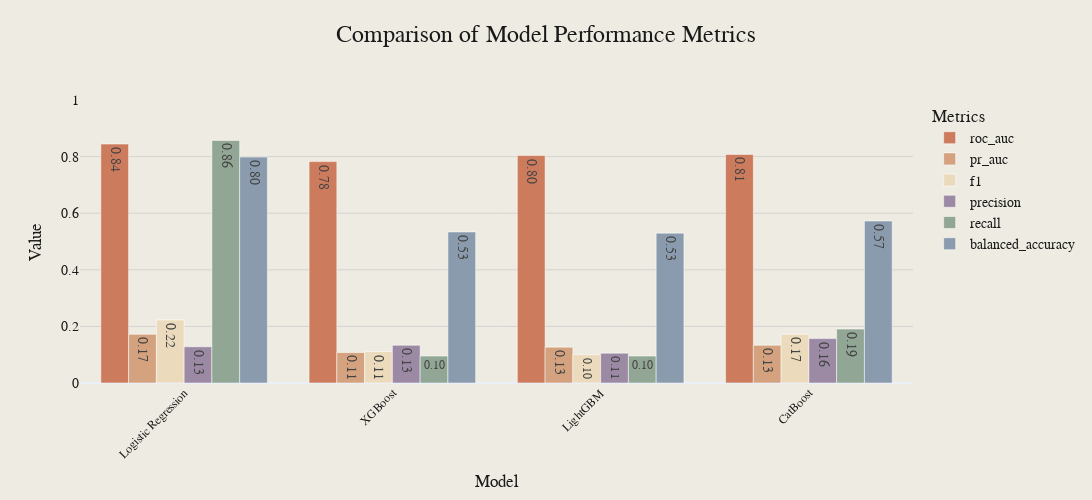
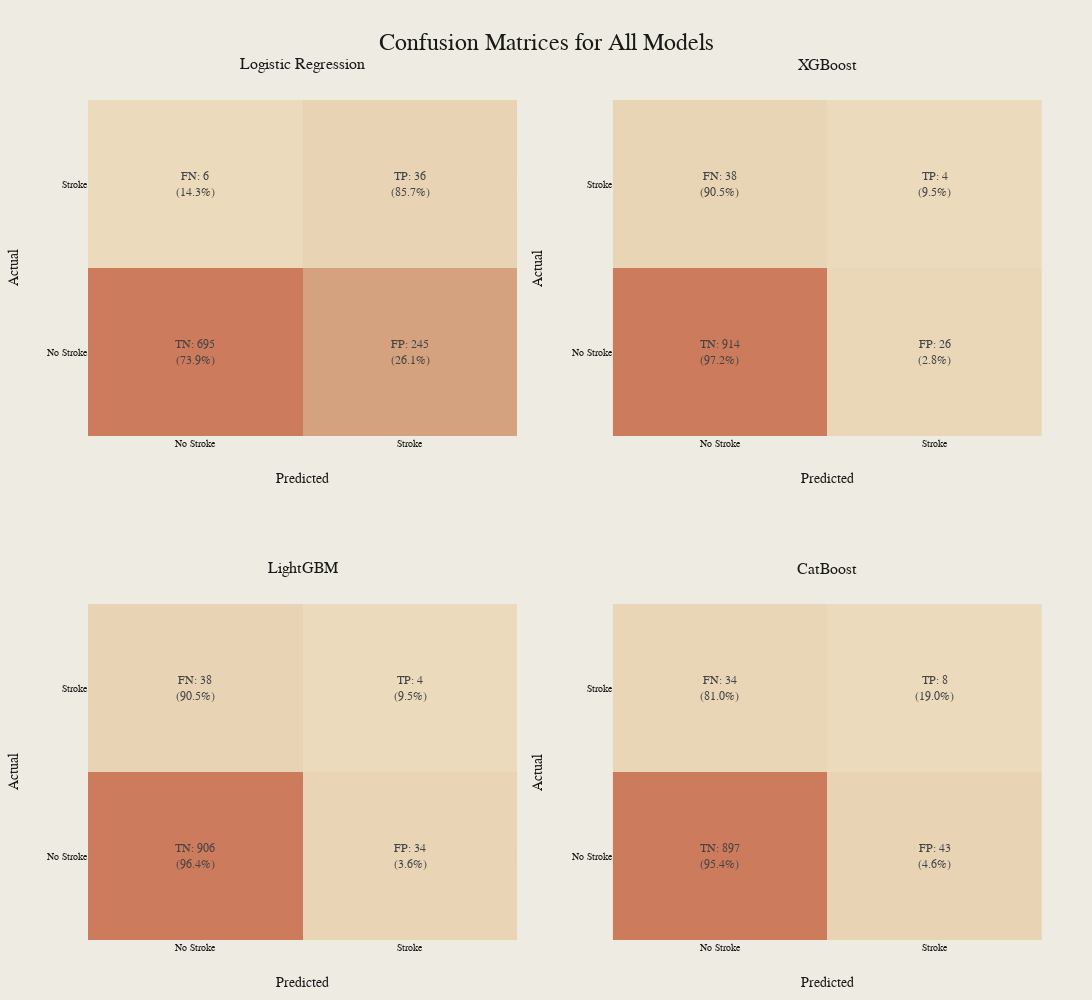
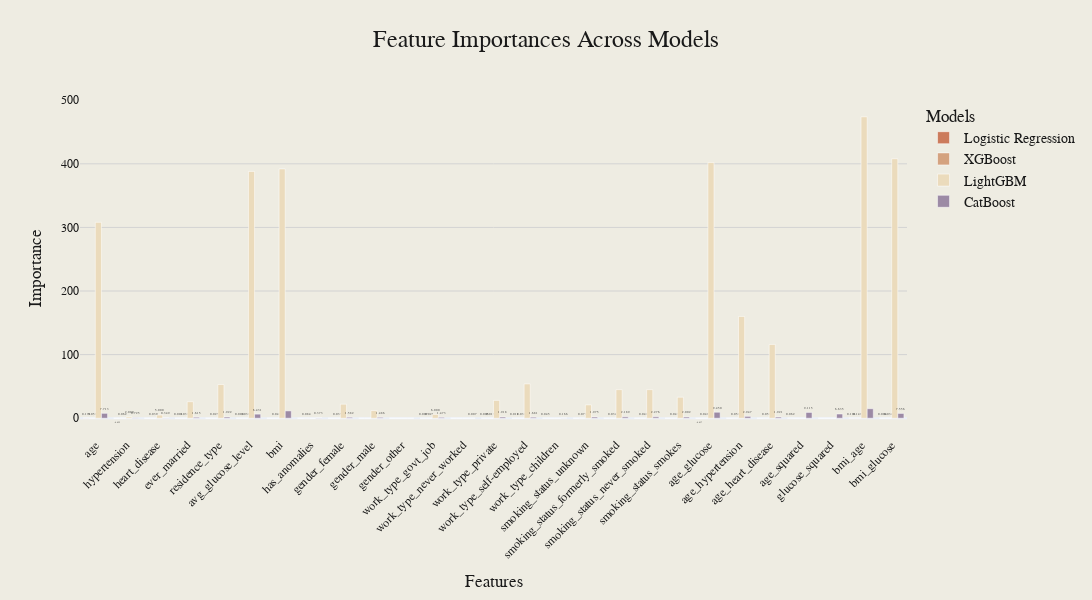

Notebook code cell kept with these figures, in order:
### Code cell
metrics_to_plot = [
    "roc_auc",
    "pr_auc",
    "f1",
    "precision",
    "recall",
    "balanced_accuracy",
]
plot_model_performance(
    val_results, metrics_to_plot, save_path="../images/initial_model_performance.png"
)
plot_combined_confusion_matrices(
    val_results,
    y_val,
    val_predictions,
    labels=["No Stroke", "Stroke"],
    save_path="../images/initial_confusion_matrices.png",
)
plot_feature_importances(
    feature_importances,
    save_path="../images/initial_validation_feature_importances.png",
)

### Figure 1 — Plotly figure (JSON) as saved in the notebook; plotly's stock layout.template omitted (floating-point values rounded to 4 significant figures)
{"data": [{"marker": {"color": "#CC7B5C"}, "name": "roc_auc", "text": ["0.84", "0.78", "0.80", "0.81"], "textposition": "auto", "type": "bar", "x": ["Logistic Regression", "XGBoost", "LightGBM", "CatBoost"], "y": [0.8444, 0.7822, 0.8036, 0.8077]}, {"marker": {"color": "#D4A27F"}, "name": "pr_auc", "text": ["0.17", "0.11", "0.13", "0.13"], "textposition": "auto", "type": "bar", "x": ["Logistic Regression", "XGBoost", "LightGBM", "CatBoost"], "y": [0.1721, 0.1078, 0.1265, 0.1332]}, {"marker": {"color": "#EBDBBC"}, "name": "f1", "text": ["0.22", "0.11", "0.10", "0.17"], "textposition": "auto", "type": "bar", "x": ["Logistic Regression", "XGBoost", "LightGBM", "CatBoost"], "y": [0.2229, 0.1111, 0.1, 0.172]}, {"marker": {"color": "#9C8AA5"}, "name": "precision", "text": ["0.13", "0.13", "0.11", "0.16"], "textposition": "auto", "type": "bar", "x": ["Logistic Regression", "XGBoost", "LightGBM", "CatBoost"], "y": [0.1281, 0.1333, 0.1053, 0.1569]}, {"marker": {"color": "#91A694"}, "name": "recall", "text": ["0.86", "0.10", "0.10", "0.19"], "textposition": "auto", "type": "bar", "x": ["Logistic Regression", "XGBoost", "LightGBM", "CatBoost"], "y": [0.8571, 0.09524, 0.09524, 0.1905]}, {"marker": {"color": "#8B9BAE"}, "name": "balanced_accuracy", "text": ["0.80", "0.53", "0.53", "0.57"], "textposition": "auto", "type": "bar", "x": ["Logistic Regression", "XGBoost", "LightGBM", "CatBoost"], "y": [0.7983, 0.5338, 0.5295, 0.5724]}], "layout": {"barmode": "group", "font": {"color": "#191919", "family": "Styrene A", "size": 14}, "height": 500, "legend": {"title": {"text": "Metrics"}, "x": 1.02, "xanchor": "left", "y": 1, "yanchor": "top"}, "paper_bgcolor": "#EEECE2", "plot_bgcolor": "#EEECE2", "title": {"font": {"color": "#191919", "family": "Styrene B", "size": 24}, "text": "Comparison of Model Performance Metrics", "x": 0.5, "xanchor": "center", "y": 0.95, "yanchor": "top"}, "width": 1200, "xaxis": {"tickangle": -45, "tickfont": {"color": "#191919", "family": "Styrene A", "size": 12}, "title": {"text": "Model"}}, "yaxis": {"gridcolor": "LightGrey", "gridwidth": 1, "range": [0, 1], "showgrid": true, "title": {"text": "Value"}}}}

### Figure 2 — Plotly figure (JSON) as saved in the notebook; plotly's stock layout.template omitted (floating-point values rounded to 4 significant figures)
{"data": [{"colorscale": [[0, "#EBDBBC"], [0.33, "#D4A27F"], [0.66, "#D4A27F"], [1, "#CC7B5C"]], "hoverongaps": false, "showscale": false, "text": [["TN: 695<br>(73.9%)", "FP: 245<br>(26.1%)"], ["FN: 6<br>(14.3%)", "TP: 36<br>(85.7%)"]], "texttemplate": "%{text}", "type": "heatmap", "x": ["No Stroke", "Stroke"], "xaxis": "x", "y": ["No Stroke", "Stroke"], "yaxis": "y", "z": [[695, 245], [6, 36]]}, {"colorscale": [[0, "#EBDBBC"], [0.33, "#D4A27F"], [0.66, "#D4A27F"], [1, "#CC7B5C"]], "hoverongaps": false, "showscale": false, "text": [["TN: 914<br>(97.2%)", "FP: 26<br>(2.8%)"], ["FN: 38<br>(90.5%)", "TP: 4<br>(9.5%)"]], "texttemplate": "%{text}", "type": "heatmap", "x": ["No Stroke", "Stroke"], "xaxis": "x2", "y": ["No Stroke", "Stroke"], "yaxis": "y2", "z": [[914, 26], [38, 4]]}, {"colorscale": [[0, "#EBDBBC"], [0.33, "#D4A27F"], [0.66, "#D4A27F"], [1, "#CC7B5C"]], "hoverongaps": false, "showscale": false, "text": [["TN: 906<br>(96.4%)", "FP: 34<br>(3.6%)"], ["FN: 38<br>(90.5%)", "TP: 4<br>(9.5%)"]], "texttemplate": "%{text}", "type": "heatmap", "x": ["No Stroke", "Stroke"], "xaxis": "x3", "y": ["No Stroke", "Stroke"], "yaxis": "y3", "z": [[906, 34], [38, 4]]}, {"colorscale": [[0, "#EBDBBC"], [0.33, "#D4A27F"], [0.66, "#D4A27F"], [1, "#CC7B5C"]], "hoverongaps": false, "showscale": false, "text": [["TN: 897<br>(95.4%)", "FP: 43<br>(4.6%)"], ["FN: 34<br>(81.0%)", "TP: 8<br>(19.0%)"]], "texttemplate": "%{text}", "type": "heatmap", "x": ["No Stroke", "Stroke"], "xaxis": "x4", "y": ["No Stroke", "Stroke"], "yaxis": "y4", "z": [[897, 43], [34, 8]]}], "layout": {"annotations": [{"font": {"color": "#191919", "family": "Styrene B", "size": 16}, "showarrow": false, "text": "Logistic Regression", "x": 0.225, "xanchor": "center", "xref": "paper", "y": 1.03, "yanchor": "bottom", "yref": "paper"}, {"font": {"color": "#191919", "family": "Styrene B", "size": 16}, "showarrow": false, "text": "XGBoost", "x": 0.775, "xanchor": "center", "xref": "paper", "y": 1.03, "yanchor": "bottom", "yref": "paper"}, {"font": {"color": "#191919", "family": "Styrene B", "size": 16}, "showarrow": false, "text": "LightGBM", "x": 0.225, "xanchor": "center", "xref": "paper", "y": 0.43, "yanchor": "bottom", "yref": "paper"}, {"font": {"color": "#191919", "family": "Styrene B", "size": 16}, "showarrow": false, "text": "CatBoost", "x": 0.775, "xanchor": "center", "xref": "paper", "y": 0.43, "yanchor": "bottom", "yref": "paper"}], "font": {"color": "#191919", "family": "Styrene A", "size": 12}, "height": 1000, "margin": {"b": 50, "l": 50, "r": 50, "t": 100}, "paper_bgcolor": "#EEECE2", "plot_bgcolor": "#EEECE2", "showlegend": false, "title": {"font": {"color": "#191919", "family": "Styrene B", "size": 24}, "text": "Confusion Matrices for All Models", "x": 0.5}, "width": 1200, "xaxis": {"anchor": "y", "domain": [0, 0.45], "tickfont": {"color": "#191919", "family": "Styrene A", "size": 10}, "title": {"standoff": 25, "text": "Predicted"}}, "xaxis2": {"anchor": "y2", "domain": [0.55, 1], "tickfont": {"color": "#191919", "family": "Styrene A", "size": 10}, "title": {"standoff": 25, "text": "Predicted"}}, "xaxis3": {"anchor": "y3", "domain": [0, 0.45], "tickfont": {"color": "#191919", "family": "Styrene A", "size": 10}, "title": {"standoff": 25, "text": "Predicted"}}, "xaxis4": {"anchor": "y4", "domain": [0.55, 1], "tickfont": {"color": "#191919", "family": "Styrene A", "size": 10}, "title": {"standoff": 25, "text": "Predicted"}}, "yaxis": {"anchor": "x", "domain": [0.6, 1], "tickfont": {"color": "#191919", "family": "Styrene A", "size": 10}, "title": {"standoff": 25, "text": "Actual"}}, "yaxis2": {"anchor": "x2", "domain": [0.6, 1], "tickfont": {"color": "#191919", "family": "Styrene A", "size": 10}, "title": {"standoff": 25, "text": "Actual"}}, "yaxis3": {"anchor": "x3", "domain": [0, 0.4], "tickfont": {"color": "#191919", "family": "Styrene A", "size": 10}, "title": {"standoff": 25, "text": "Actual"}}, "yaxis4": {"anchor": "x4", "domain": [0, 0.4], "tickfont": {"color": "#191919", "family": "Styrene A", "size": 10}, "title": {"standoff": 25, "text": "Actual"}}}}

### Figure 3 — Plotly figure (JSON) as saved in the notebook; plotly's stock layout.template omitted (floating-point values rounded to 4 significant figures)
{"data": [{"marker": {"color": "#CC7B5C"}, "name": "Logistic Regression", "text": ["0.171", "-0.022", "-0.013", "0.011", "-0.001", "0.010", "-0.013", "-0.001", "-0.003", "-0.003", "0.000", "0.007", "-0.001", "0.005", "0.011", "0.045", "-0.004", "-0.002", "0.001", "-0.003", "-0.037", "-0.007", "-0.007", "0.062", "-0.002", "0.101", "0.004"], "textposition": "auto", "type": "bar", "x": ["age", "hypertension", "heart_disease", "ever_married", "residence_type", "avg_glucose_level", "bmi", "has_anomalies", "gender_female", "gender_male", "gender_other", "work_type_govt_job", "work_type_never_worked", "work_type_private", "work_type_self-employed", "work_type_children", "smoking_status_unknown", "smoking_status_formerly_smoked", "smoking_status_never_smoked", "smoking_status_smokes", "age_glucose", "age_hypertension", "age_heart_disease", "age_squared", "glucose_squared", "bmi_age", "bmi_glucose"], "y": [0.1709, -0.02183, -0.01293, 0.01124, -0.0009165, 0.01045, -0.01276, -0.001188, -0.003157, -0.003157, 0, 0.007094, -0.0008147, 0.004752, 0.01076, 0.04545, -0.004107, -0.001595, 0.0007468, -0.003021, -0.03724, -0.007366, -0.006857, 0.06236, -0.002138, 0.1007, 0.004141]}, {"marker": {"color": "#D4A27F"}, "name": "XGBoost", "text": ["0.058", "0.062", "0.030", "0.038", "0.025", "0.038", "0.043", "0.084", "0.035", "0.000", "0.000", "0.021", "0.000", "0.013", "0.031", "0.000", "0.077", "0.034", "0.041", "0.043", "0.048", "0.050", "0.050", "0.000", "0.000", "0.147", "0.034"], "textposition": "auto", "type": "bar", "x": ["age", "hypertension", "heart_disease", "ever_married", "residence_type", "avg_glucose_level", "bmi", "has_anomalies", "gender_female", "gender_male", "gender_other", "work_type_govt_job", "work_type_never_worked", "work_type_private", "work_type_self-employed", "work_type_children", "smoking_status_unknown", "smoking_status_formerly_smoked", "smoking_status_never_smoked", "smoking_status_smokes", "age_glucose", "age_hypertension", "age_heart_disease", "age_squared", "glucose_squared", "bmi_age", "bmi_glucose"], "y": [0.05819, 0.06178, 0.0304, 0.03832, 0.0248, 0.03783, 0.04337, 0.0838, 0.03459, 0, 0, 0.02058, 0, 0.01274, 0.03145, 0, 0.07688, 0.03351, 0.04088, 0.04303, 0.04789, 0.04954, 0.04963, 0, 0, 0.1468, 0.03398]}, {"marker": {"color": "#EBDBBC"}, "name": "LightGBM", "text": ["308.000", "2.000", "5.000", "26.000", "53.000", "388.000", "392.000", "0.000", "22.000", "12.000", "0.000", "6.000", "0.000", "28.000", "54.000", "0.000", "21.000", "45.000", "45.000", "33.000", "402.000", "160.000", "116.000", "0.000", "0.000", "474.000", "408.000"], "textposition": "auto", "type": "bar", "x": ["age", "hypertension", "heart_disease", "ever_married", "residence_type", "avg_glucose_level", "bmi", "has_anomalies", "gender_female", "gender_male", "gender_other", "work_type_govt_job", "work_type_never_worked", "work_type_private", "work_type_self-employed", "work_type_children", "smoking_status_unknown", "smoking_status_formerly_smoked", "smoking_status_never_smoked", "smoking_status_smokes", "age_glucose", "age_hypertension", "age_heart_disease", "age_squared", "glucose_squared", "bmi_age", "bmi_glucose"], "y": [308, 2, 5, 26, 53, 388, 392, 0, 22, 12, 0, 6, 0, 28, 54, 0, 21, 45, 45, 33, 402, 160, 116, 0, 0, 474, 408]}, {"marker": {"color": "#9C8AA5"}, "name": "CatBoost", "text": ["7.713", "0.725", "0.349", "1.615", "1.922", "6.431", "11.533", "0.373", "1.582", "1.486", "0.000", "1.473", "0.007", "1.918", "1.681", "0.166", "1.975", "2.189", "2.276", "2.002", "9.450", "2.947", "1.921", "9.115", "6.635", "14.963", "7.556"], "textposition": "auto", "type": "bar", "x": ["age", "hypertension", "heart_disease", "ever_married", "residence_type", "avg_glucose_level", "bmi", "has_anomalies", "gender_female", "gender_male", "gender_other", "work_type_govt_job", "work_type_never_worked", "work_type_private", "work_type_self-employed", "work_type_children", "smoking_status_unknown", "smoking_status_formerly_smoked", "smoking_status_never_smoked", "smoking_status_smokes", "age_glucose", "age_hypertension", "age_heart_disease", "age_squared", "glucose_squared", "bmi_age", "bmi_glucose"], "y": [7.713, 0.7248, 0.3491, 1.615, 1.922, 6.431, 11.53, 0.3726, 1.582, 1.486, 0, 1.473, 0.006519, 1.918, 1.681, 0.1663, 1.975, 2.189, 2.276, 2.002, 9.45, 2.947, 1.921, 9.115, 6.635, 14.96, 7.556]}], "layout": {"barmode": "group", "font": {"color": "#191919", "family": "Styrene A", "size": 14}, "height": 600, "legend": {"title": {"text": "Models"}}, "paper_bgcolor": "#EEECE2", "plot_bgcolor": "#EEECE2", "title": {"font": {"color": "#191919", "family": "Styrene B", "size": 24}, "text": "Feature Importances Across Models", "x": 0.5, "xanchor": "center", "y": 0.95, "yanchor": "top"}, "width": 1200, "xaxis": {"tickangle": -45, "tickfont": {"color": "#191919", "family": "Styrene A", "size": 12}, "title": {"text": "Features"}}, "yaxis": {"gridcolor": "LightGrey", "gridwidth": 1, "showgrid": true, "tickfont": {"color": "#191919", "family": "Styrene A", "size": 12}, "title": {"text": "Importance"}}}}
